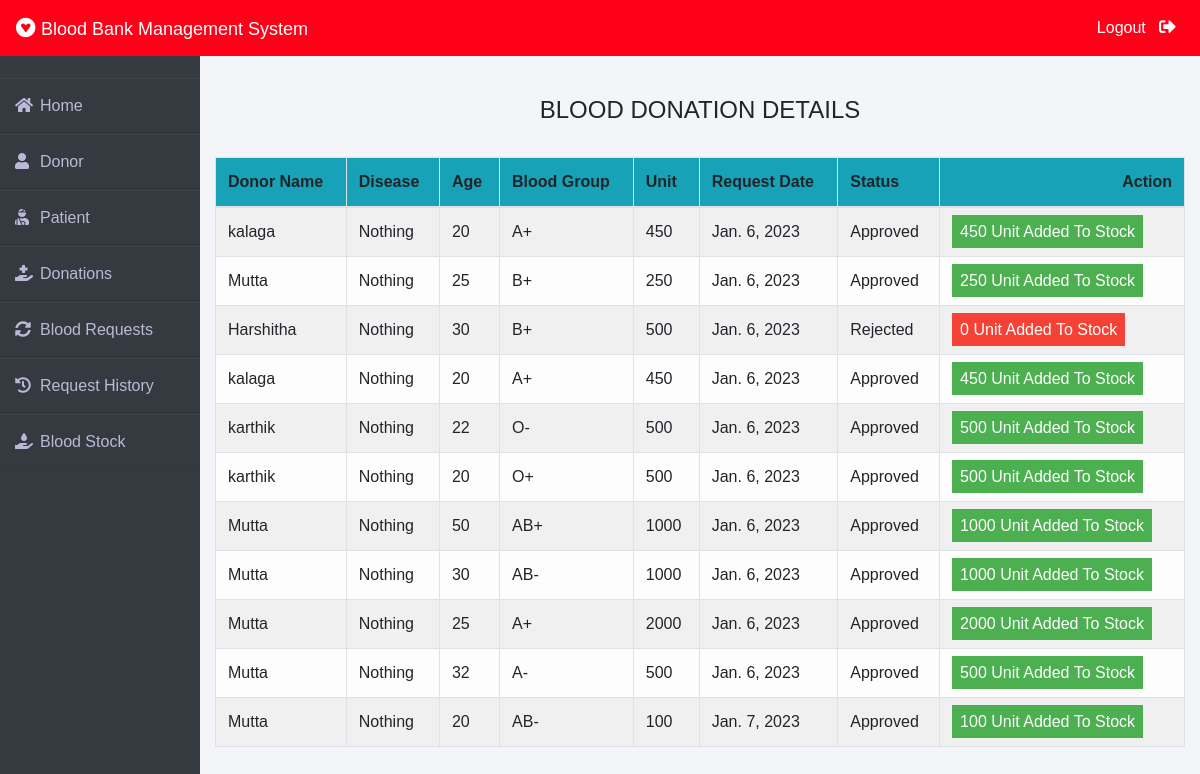
The app's page /admin-donation (signed in) with its own data.
### donor/models.py (models this page shows, shortened)
class BloodDonate(models.Model):
    donor=models.ForeignKey(Donor,on_delete=models.CASCADE)
    disease=models.CharField(max_length=100,default="Nothing")
    age=models.PositiveIntegerField()
    bloodgroup=models.CharField(max_length=10)
    unit=models.PositiveIntegerField(default=0)
    status=models.CharField(max_length=20,default="Pending")
    date=models.DateField(auto_now=True)

class Donor(models.Model):
    user=models.OneToOneField(User,on_delete=models.CASCADE)
    profile_pic= models.ImageField(upload_to='profile_pic/Donor/',null=True,blank=True)
    bloodgroup=models.CharField(max_length=10)
    address = models.CharField(max_length=40)
    mobile = models.CharField(max_length=10,null=False)
    def __str__(self):
        return self.user.first_name

### blood/views.py (the view)
# urls.py: path('admin-donation', views.admin_donation_view,name='admin-donation'),
@login_required(login_url='adminlogin')
def admin_donation_view(request):
    donations=dmodels.BloodDonate.objects.all()
    return render(request,'blood/admin_donation.html',{'donations':donations})

### templates/blood/admin_donation.html (shortened to what this page needs)
{% extends 'blood/adminbase.html' %}
{% block content %}
{% load widget_tweaks %}
{%load static%}
<head>
   </head>
<br><br>
<div class="container">
    <H4 class="text-center">BLOOD DONATION DETAILS</H4><br>
    <table class="table table-light table-hover table-bordered table-striped">
        <thead class="bg-info">
            <tr>
                <th scope="col">Donor Name</th>
                <th scope="col">Disease</th>
                <th scope="col">Age</th>
                <th scope="col">Blood Group</th>
                <th scope="col">Unit</th>
                <th scope="col">Request Date</th>
                <th scope="col">Status</th>
                <th class="text-right">Action</th>
            </tr>
        </thead>
        <tbody>
            {% for t in donations %}
            <tr>
                <td> {{t.donor}}</td>
                <td> {{t.disease}}</td>
                <td> {{t.age}}</td>
                <td>{{t.bloodgroup}}</td>
                <td>{{t.unit}}</td>
                <td>{{t.date}}</td>
                <td>{{t.status}}</td>
                {% if t.status == 'Pending' %}
                <td class="text-right">
                    <button class="btn btn-primary badge-pill" style="width: 100px;"><a  style="text-decoration: none;color: white;" href="{% url 'approve-donation' t.id  %}">APPROVE</a> </button>
                    <button class="btn btn-danger badge-pill" style="width: 80px;"><a  style="text-decoration: none;color: white;" href="{% url 'reject-donation' t.id  %}">REJECT</a> </button>
                </td>
                {% elif  t.status == 'Approved' %}
                <td><span class="label success">{{t.unit}} Unit Added To Stock</span></td>
                {% else %}
                <td><span class="label danger">0 Unit Added To Stock</span></td>
                {% endif %}
            </tr>
            {% endfor %}
        </tbody>
    </table>
</div>
{% endblock content %}

### templates/blood/adminbase.html (style rules this page uses)
* { margin: 0; padding: 0; box-sizing: border-box; list-style: none; text-decoration: none; font-family: 'Josefin Sans', sans-serif; }
body { background-color: #f3f5f9; }

### templates/blood/admin_donation.html (style rules this page uses)
.label { color: white; padding: 8px; }
.success { background-color: #4CAF50; }
.danger { background-color: #f44336; }

### records on screen
BloodDonate: donor "kalaga", disease "Nothing", age "20", bloodgroup "A+", unit "450", date "Jan. 6, 2023", status "Approved"
BloodDonate: donor "Mutta", disease "Nothing", age "25", bloodgroup "B+", unit "250", date "Jan. 6, 2023", status "Approved"
BloodDonate: donor "Harshitha", disease "Nothing", age "30", bloodgroup "B+", unit "500", date "Jan. 6, 2023", status "Rejected", shows "0 Unit Added To Stock"
BloodDonate: donor "kalaga", disease "Nothing", age "20", bloodgroup "A+", unit "450", date "Jan. 6, 2023", status "Approved"
BloodDonate: donor "karthik", disease "Nothing", age "22", bloodgroup "O-", unit "500", date "Jan. 6, 2023", status "Approved"
BloodDonate: donor "karthik", disease "Nothing", age "20", bloodgroup "O+", unit "500", date "Jan. 6, 2023", status "Approved"
BloodDonate: donor "Mutta", disease "Nothing", age "50", bloodgroup "AB+", unit "1000", date "Jan. 6, 2023", status "Approved"
BloodDonate: donor "Mutta", disease "Nothing", age "30", bloodgroup "AB-", unit "1000", date "Jan. 6, 2023", status "Approved"
BloodDonate: donor "Mutta", disease "Nothing", age "25", bloodgroup "A+", unit "2000", date "Jan. 6, 2023", status "Approved"
BloodDonate: donor "Mutta", disease "Nothing", age "32", bloodgroup "A-", unit "500", date "Jan. 6, 2023", status "Approved"
BloodDonate: donor "Mutta", disease "Nothing", age "20", bloodgroup "AB-", unit "100", date "Jan. 7, 2023", status "Approved"
